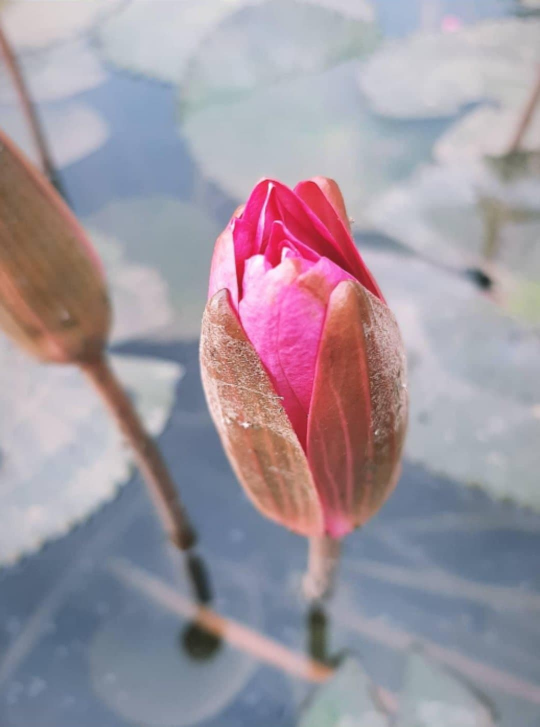
#> input picture DIP/lily.jpg, 1080 x 1453 px (shown at 1/2 size)
$ python ground_truth_algo.py
#> lines starting #> are read from the running program, lines starting #| are printed output that depends on the picture
import numpy as np
import matplotlib.pyplot as plt
import skimage
# from skimage.io import imread, imshow

# lily = img = imread('lily.jpg')
lily = skimage.io.imread('lily.jpg')
#> lily is the input picture: shape (1453, 1080, 3); mean R, G, B 160.9, 150.7, 161.3

from matplotlib.patches import Rectangle
fig, ax = plt.subplots()
ax.imshow(lily)
ax.add_patch(Rectangle((650, 550), 100, 100, edgecolor='b', facecolor='none'));
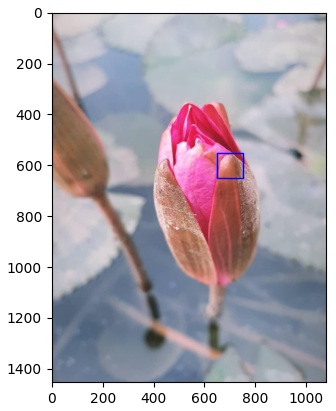
#> figure drawn by matplotlib, 1 panel

$ run again, with DIP/dog.jpg copied over DIP/lily.jpg
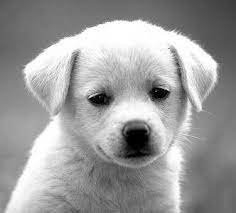
#> input picture DIP/dog.jpg, 236 x 213 px
#> lily is the input picture: shape (213, 236, 3); min 0, max 255, mean 155.7
#> `ax.add_patch(Rectangle((650, 550), 100, 100, edgecolor='b', facecolor=..`:
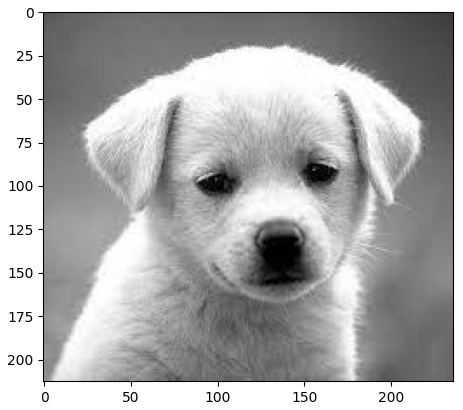
#> figure drawn by matplotlib, 1 panel

$ run again, with DIP/image3.jpg copied over DIP/lily.jpg
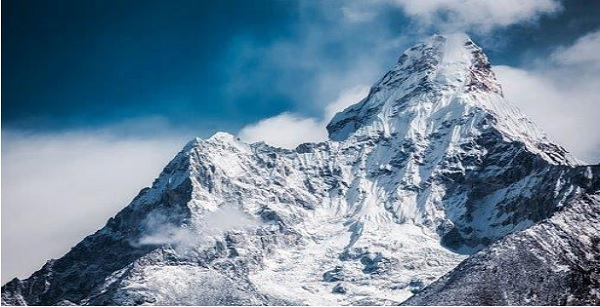
#> input picture DIP/image3.jpg, 600 x 307 px
#> lily is the input picture: shape (307, 600, 3); mean R, G, B 108.1, 133.2, 153.9
#> `ax.add_patch(Rectangle((650, 550), 100, 100, edgecolor='b', facecolor=..`:
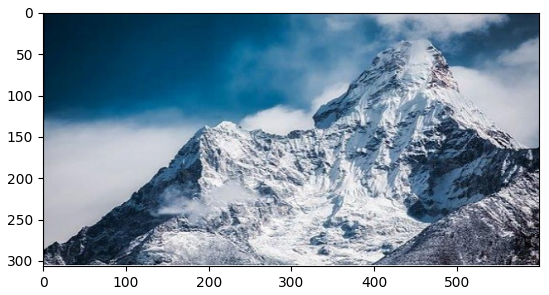
#> figure drawn by matplotlib, 1 panel
